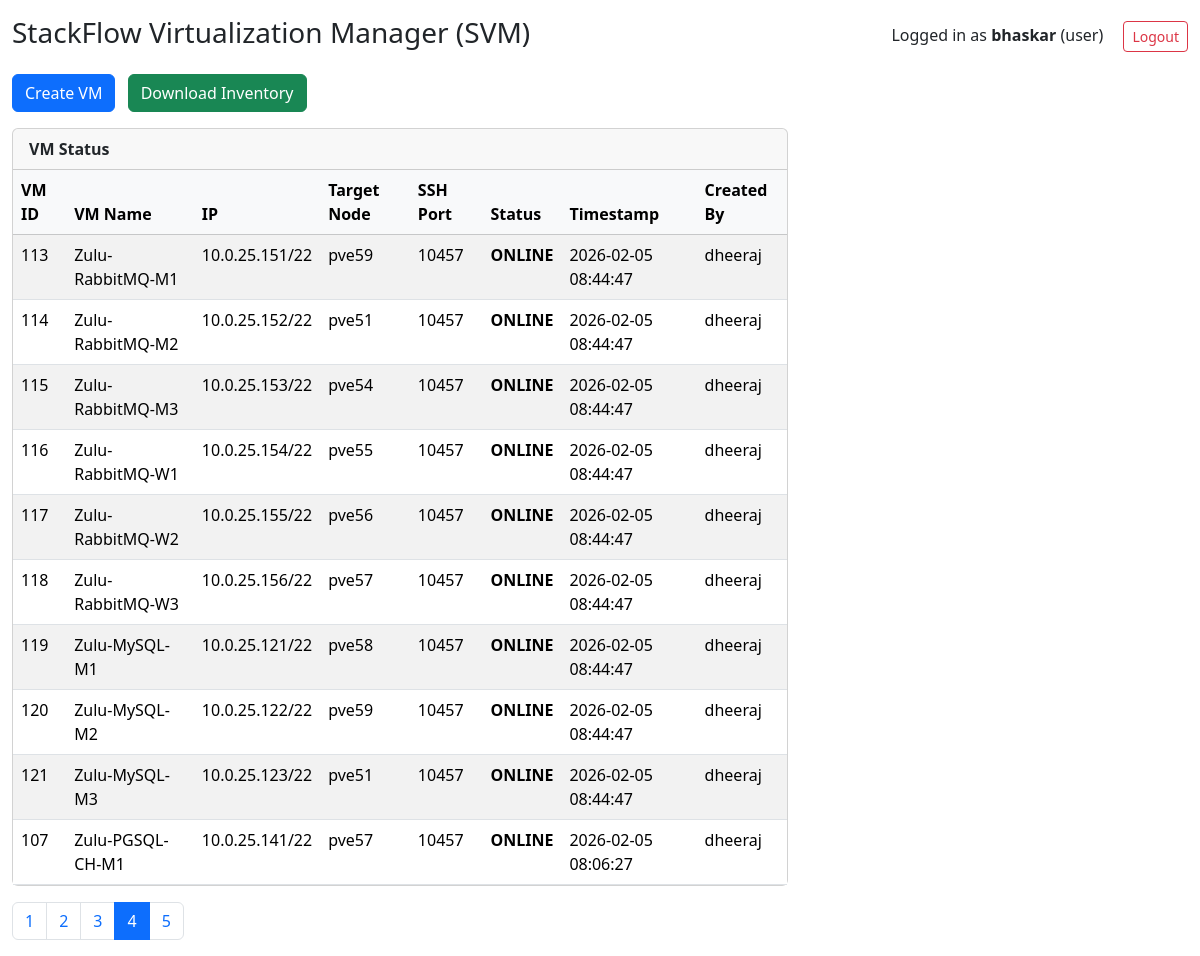
Screenshot of /dashboard?page=4&per_page=10 (signed in) with the database file from the repository.
### tables this page shows
CREATE TABLE vm_status (
        vmid TEXT PRIMARY KEY,
        vmname TEXT,
        ipaddr TEXT,
        target_node TEXT,
        ssh_port INTEGER,
        ssh_status TEXT,
        timestamp INTEGER,
        created_by TEXT
    , port_status TEXT, ports TEXT, disksize INTEGER DEFAULT 20, master_ip TEXT, cluster_name TEXT, extra_vars TEXT);

### app.py (the view)
@app.route("/dashboard")
@login_required
def dashboard():
    page = int(request.args.get("page", 1))
    per_page = int(request.args.get("per_page", 10))
    offset = (page-1)*per_page
    conn = sqlite3.connect(DB_PATH)
    c = conn.cursor()
    c.execute("SELECT COUNT(*) FROM vm_status")
    total_vms = c.fetchone()[0]
    c.execute(f"""
        SELECT vmid, vmname, ipaddr, target_node,
               ssh_port, ssh_status, timestamp, created_by
        FROM vm_status
        ORDER BY timestamp DESC
        LIMIT {per_page} OFFSET {offset}
    """)
    rows = c.fetchall()
    users = []
    if session["role"] == "admin":
        c.execute("SELECT username, email, role FROM users")
        users = c.fetchall()
    conn.close()
    vms = []
    for r in rows:
        vms.append({
            "vmid": r[0],
            "vmname": r[1],
            "ipaddr": r[2],
            "target_node": r[3],
            "ssh_port": r[4],
            "ssh_status": r[5],
            "timestamp": time.strftime("%Y-%m-%d %H:%M:%S", time.localtime(r[6])),
            "created_by": r[7]
        })
    total_pages = (total_vms + per_page - 1) // per_page
    return render_template(
        "dashboard.html",
        vms=vms,
        users=users,
        role=session["role"],
        username=session["username"],
        page=page,
        per_page=per_page,
        total_pages=total_pages
    )

### app.py (called while the page is built)
def login_required(f):
    @wraps(f)
    def wrap(*args, **kwargs):
        if "username" not in session:
            return redirect(url_for("login"))
        return f(*args, **kwargs)
    return wrap

### templates/dashboard.html (shortened to what this page needs)
<!DOCTYPE html>
<html lang="en">
<head>
<link href="https://cdn.jsdelivr.net/npm/bootstrap@5.3.3/dist/css/bootstrap.min.css" rel="stylesheet">
</head>
<body>
<div class="container-fluid mt-3">
<div class="d-flex justify-content-between align-items-center mb-3">
    <h3>StackFlow Virtualization Manager (SVM)</h3>
    <div>
        <span class="me-3">
            Logged in as <strong>{{ username }}</strong> ({{ role }})
        </span>
        <a href="{{ url_for('logout') }}" class="btn btn-outline-danger btn-sm">Logout</a>
    </div>
</div>
<div class="mb-3">
    <a href="{{ url_for('vm_form') }}" class="btn btn-primary">Create VM</a>
    <a href="{{ url_for('download_inventory') }}" class="btn btn-success ms-2">
        Download Inventory
    </a>
</div>
<div class="row">
<div class="col-md-8">
    <div class="card mb-3">
        <div class="card-header">VM Status</div>
        <div class="card-body p-0">
            <table class="table table-striped table-hover mb-0">
                <thead class="table-light">
                    <tr>
                        <th>VM ID</th>
                        <th>VM Name</th>
                        <th>IP</th>
                        <th>Target Node</th>
                        <th>SSH Port</th>
                        <th>Status</th>
                        <th>Timestamp</th>
                        <th>Created By</th>
                    </tr>
                </thead>
                <tbody>
                {% for vm in vms %}
                    <tr>
                        <td>{{ vm.vmid }}</td>
                        <td>{{ vm.vmname }}</td>
                        <td>{{ vm.ipaddr }}</td>
                        <td>{{ vm.target_node }}</td>
                        <td>{{ vm.ssh_port }}</td>
                        <td class="status-{{ vm.ssh_status }}">{{ vm.ssh_status }}</td>
                        <td>{{ vm.timestamp }}</td>
                        <td>{{ vm.created_by }}</td>
                    </tr>
                {% endfor %}
                </tbody>
            </table>
        </div>
    </div>
    <nav>
      <ul class="pagination">
        {% for p in range(1, total_pages + 1) %}
        <li class="page-item {% if p == page %}active{% endif %}">
            <a class="page-link"
               href="{{ url_for('dashboard', page=p, per_page=per_page) }}">
               {{ p }}
            </a>
        </li>
        {% endfor %}
      </ul>
    </nav>
</div>
</div>
</div>
</body>
</html>

### templates/dashboard.html (style rules this page uses)
.status-ONLINE { color: green; font-weight: bold; }
.card-header { font-weight: bold; }

### rows the page displays
vm_status: vmid "113", vmname "Zulu-RabbitMQ-M1", ipaddr "10.0.25.151/22", target_node "pve59", ssh_port "10457", ssh_status "ONLINE", timestamp "2026-02-05 08:44:47", created_by "dheeraj"
vm_status: vmid "114", vmname "Zulu-RabbitMQ-M2", ipaddr "10.0.25.152/22", target_node "pve51", ssh_port "10457", ssh_status "ONLINE", timestamp "2026-02-05 08:44:47", created_by "dheeraj"
vm_status: vmid "115", vmname "Zulu-RabbitMQ-M3", ipaddr "10.0.25.153/22", target_node "pve54", ssh_port "10457", ssh_status "ONLINE", timestamp "2026-02-05 08:44:47", created_by "dheeraj"
vm_status: vmid "116", vmname "Zulu-RabbitMQ-W1", ipaddr "10.0.25.154/22", target_node "pve55", ssh_port "10457", ssh_status "ONLINE", timestamp "2026-02-05 08:44:47", created_by "dheeraj"
vm_status: vmid "117", vmname "Zulu-RabbitMQ-W2", ipaddr "10.0.25.155/22", target_node "pve56", ssh_port "10457", ssh_status "ONLINE", timestamp "2026-02-05 08:44:47", created_by "dheeraj"
vm_status: vmid "118", vmname "Zulu-RabbitMQ-W3", ipaddr "10.0.25.156/22", target_node "pve57", ssh_port "10457", ssh_status "ONLINE", timestamp "2026-02-05 08:44:47", created_by "dheeraj"
vm_status: vmid "119", vmname "Zulu-MySQL-M1", ipaddr "10.0.25.121/22", target_node "pve58", ssh_port "10457", ssh_status "ONLINE", timestamp "2026-02-05 08:44:47", created_by "dheeraj"
vm_status: vmid "120", vmname "Zulu-MySQL-M2", ipaddr "10.0.25.122/22", target_node "pve59", ssh_port "10457", ssh_status "ONLINE", timestamp "2026-02-05 08:44:47", created_by "dheeraj"
vm_status: vmid "121", vmname "Zulu-MySQL-M3", ipaddr "10.0.25.123/22", target_node "pve51", ssh_port "10457", ssh_status "ONLINE", timestamp "2026-02-05 08:44:47", created_by "dheeraj"
vm_status: vmid "107", vmname "Zulu-PGSQL-CH-M1", ipaddr "10.0.25.141/22", target_node "pve57", ssh_port "10457", ssh_status "ONLINE", timestamp "2026-02-05 08:06:27", created_by "dheeraj"

### other values shown
{{ username }} "bhaskar"
{{ role }} "user"
{{ p }} "1" "2" "3" "4" "5"
